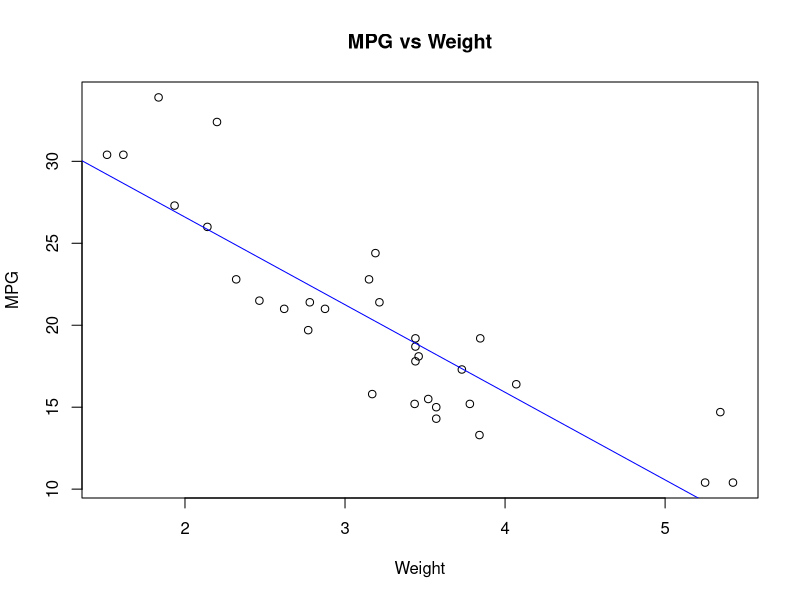
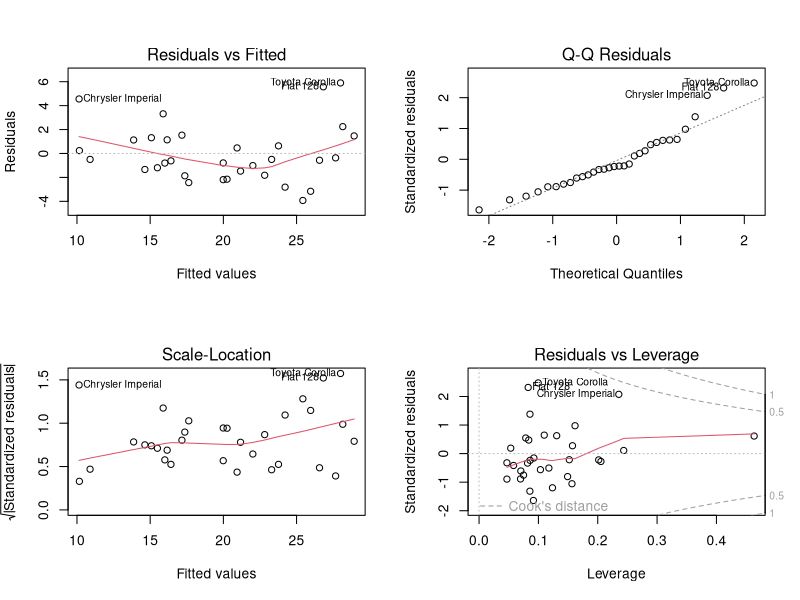
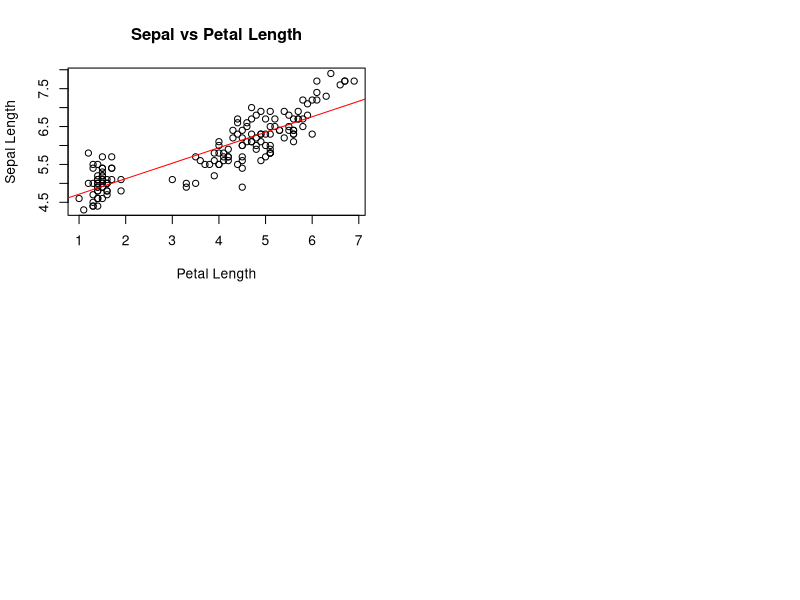

R code for these plots, in order:
#analysing mtcars and iris dataset

data("mtcars")
head(mtcars)
summary(mtcars)

#LINEAR REGRESSION OF MTCARS:

p1<-lm(mpg~wt,data = mtcars)
summary(p1)

plot(mtcars$wt, mtcars$mpg, main = "MPG vs Weight", xlab = "Weight", ylab = "MPG")
abline(p1, col="blue")

#MULTIPLE REGRESSION

p2<-lm(mpg~wt+hp+cyl,data = mtcars)
summary(p2)

par(mfrow = c(2, 2))
plot(p2)


#IRIS DATASET:
model3 <- lm(Sepal.Length ~ Petal.Length, data = iris)
summary(model3)

# Plotting
plot(iris$Petal.Length, iris$Sepal.Length, main="Sepal vs Petal Length", xlab="Petal Length", ylab="Sepal Length")
abline(model3, col="red")


